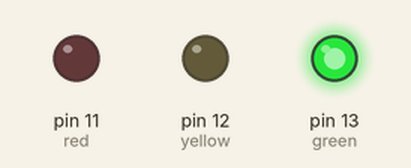
Simulated run of this sketch. Board: Arduino Uno, built with avr-gcc and run on an emulated ATmega328P. Parts: output pins drawn as LEDs (lit = HIGH).

Above: at 0.2 s.
At 0.7 s:
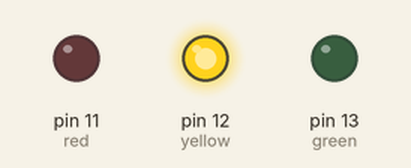
At 2.7 s:
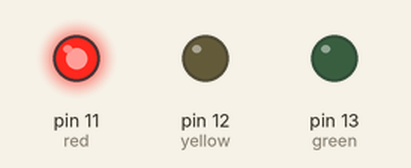
Timing chart, 0 to 3.5 s (numbered marks = the images above):
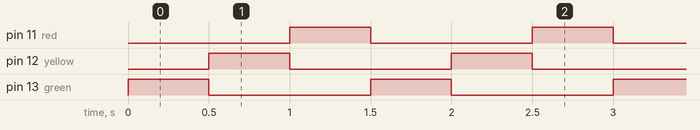

The sketch:

Light_Chaser.ino
```cpp
// this program will turning on and off three LED's in a line.

int green = 13;
int yellow = 12;
int red = 11;

// declaring variables and assigning them to pins on the arduino board

void setup() {
  pinMode(green, OUTPUT);
  pinMode(yellow, OUTPUT);
  pinMode(red, OUTPUT);

// configuring the variables (arduino pins) to function as digital outputs
}

void loop() {
  digitalWrite(green, HIGH);     // turns ON the arduino pin assosiated with the variable "green"
  digitalWrite(red, LOW);        // turns OFF the arduino pin assosiated with the variable "red"
  delay(500);                    // delays the program for 500 milliseconds
  digitalWrite(yellow, HIGH);    // turns ON arduino pin assosiated with the variable "yellow"
  digitalWrite(green, LOW);      // turns OFF the arduino pin assosiated with the variable "green"
  delay(500);                    // delays the program for 500 milliseconds
  digitalWrite(red, HIGH);       // turns ON the arduino pin assosiated with the variable "red"
  digitalWrite(yellow, LOW);     // turns OFF the arduino pin assosiated with the variable "yellow"
  delay(500);                    // delays the program for 500 milliseconds

}
```

Measured:
- by itself, pin 11 (red), pin 12 (yellow), pin 13 (green): alternates HIGH for 0.50 s and LOW for 1.0 s
- by itself, everything shown: repeats every 1.5 s, in 3 steps
